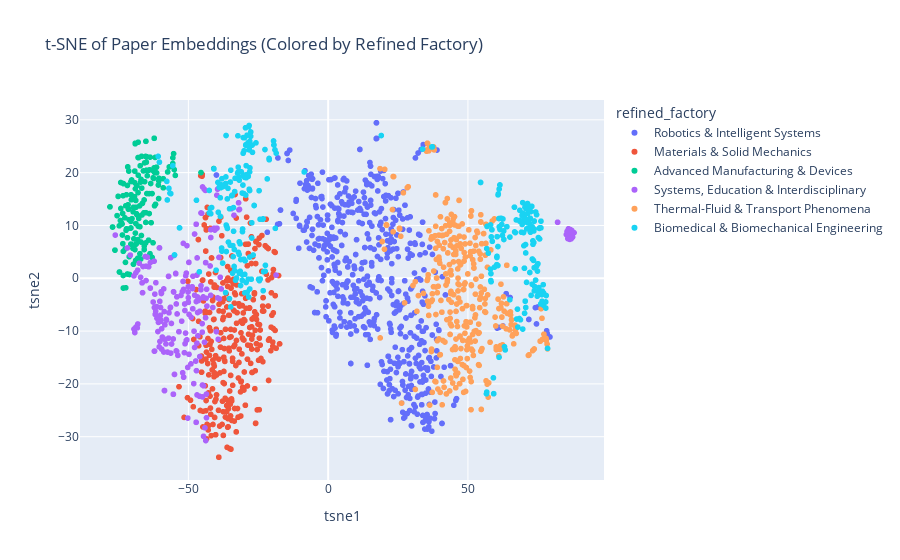

This figure's notebook cell:
### Code cell
from sklearn.manifold import TSNE

tsne = TSNE(n_components=2, random_state=42, perplexity=30)
Z_tsne = tsne.fit_transform(X)

df["tsne1"] = Z_tsne[:,0]
df["tsne2"] = Z_tsne[:,1]

fig_tsne = px.scatter(
    df,
    x="tsne1",
    y="tsne2",
    color="refined_factory",
    hover_data=["Paper Title", "Professor Name (Original)"],
    title="t-SNE of Paper Embeddings (Colored by Refined Factory)"
)
fig_tsne.write_html("tsne_interactive_refined_factory.html")

fig_tsne.show()

### Figure 1 — Plotly figure (JSON) as saved in the notebook; plotly's stock layout.template omitted (floating-point values rounded to 4 significant figures; data arrays with more than 128 entries replaced by an {"elided": "..."} marker saying what was removed)
{"data": [{"customdata": {"elided": "603x2 str values"}, "hovertemplate": "refined_factory=Robotics & Intelligent Systems<br>tsne1=%{x}<br>tsne2=%{y}<br>Paper Title=%{customdata[0]}<br>Professor Name (Original)=%{customdata[1]}<extra></extra>", "legendgroup": "Robotics & Intelligent Systems", "marker": {"color": "#636efa", "symbol": "circle"}, "mode": "markers", "name": "Robotics & Intelligent Systems", "showlegend": true, "type": "scattergl", "x": {"elided": "603 float values"}, "xaxis": "x", "y": {"elided": "603 float values"}, "yaxis": "y"}, {"customdata": {"elided": "329x2 str values"}, "hovertemplate": "refined_factory=Materials & Solid Mechanics<br>tsne1=%{x}<br>tsne2=%{y}<br>Paper Title=%{customdata[0]}<br>Professor Name (Original)=%{customdata[1]}<extra></extra>", "legendgroup": "Materials & Solid Mechanics", "marker": {"color": "#EF553B", "symbol": "circle"}, "mode": "markers", "name": "Materials & Solid Mechanics", "showlegend": true, "type": "scattergl", "x": {"elided": "329 float values"}, "xaxis": "x", "y": {"elided": "329 float values"}, "yaxis": "y"}, {"customdata": {"elided": "166x2 str values"}, "hovertemplate": "refined_factory=Advanced Manufacturing & Devices<br>tsne1=%{x}<br>tsne2=%{y}<br>Paper Title=%{customdata[0]}<br>Professor Name (Original)=%{customdata[1]}<extra></extra>", "legendgroup": "Advanced Manufacturing & Devices", "marker": {"color": "#00cc96", "symbol": "circle"}, "mode": "markers", "name": "Advanced Manufacturing & Devices", "showlegend": true, "type": "scattergl", "x": {"elided": "166 float values"}, "xaxis": "x", "y": {"elided": "166 float values"}, "yaxis": "y"}, {"customdata": {"elided": "227x2 str values"}, "hovertemplate": "refined_factory=Systems, Education & Interdisciplinary<br>tsne1=%{x}<br>tsne2=%{y}<br>Paper Title=%{customdata[0]}<br>Professor Name (Original)=%{customdata[1]}<extra></extra>", "legendgroup": "Systems, Education & Interdisciplinary", "marker": {"color": "#ab63fa", "symbol": "circle"}, "mode": "markers", "name": "Systems, Education & Interdisciplinary", "showlegend": true, "type": "scattergl", "x": {"elided": "227 float values"}, "xaxis": "x", "y": {"elided": "227 float values"}, "yaxis": "y"}, {"customdata": {"elided": "365x2 str values"}, "hovertemplate": "refined_factory=Thermal-Fluid & Transport Phenomena<br>tsne1=%{x}<br>tsne2=%{y}<br>Paper Title=%{customdata[0]}<br>Professor Name (Original)=%{customdata[1]}<extra></extra>", "legendgroup": "Thermal-Fluid & Transport Phenomena", "marker": {"color": "#FFA15A", "symbol": "circle"}, "mode": "markers", "name": "Thermal-Fluid & Transport Phenomena", "showlegend": true, "type": "scattergl", "x": {"elided": "365 float values"}, "xaxis": "x", "y": {"elided": "365 float values"}, "yaxis": "y"}, {"customdata": {"elided": "302x2 str values"}, "hovertemplate": "refined_factory=Biomedical & Biomechanical Engineering<br>tsne1=%{x}<br>tsne2=%{y}<br>Paper Title=%{customdata[0]}<br>Professor Name (Original)=%{customdata[1]}<extra></extra>", "legendgroup": "Biomedical & Biomechanical Engineering", "marker": {"color": "#19d3f3", "symbol": "circle"}, "mode": "markers", "name": "Biomedical & Biomechanical Engineering", "showlegend": true, "type": "scattergl", "x": {"elided": "302 float values"}, "xaxis": "x", "y": {"elided": "302 float values"}, "yaxis": "y"}], "layout": {"legend": {"title": {"text": "refined_factory"}, "tracegroupgap": 0}, "title": {"text": "t-SNE of Paper Embeddings (Colored by Refined Factory)"}, "xaxis": {"anchor": "y", "domain": [0, 1], "title": {"text": "tsne1"}}, "yaxis": {"anchor": "x", "domain": [0, 1], "title": {"text": "tsne2"}}}}
